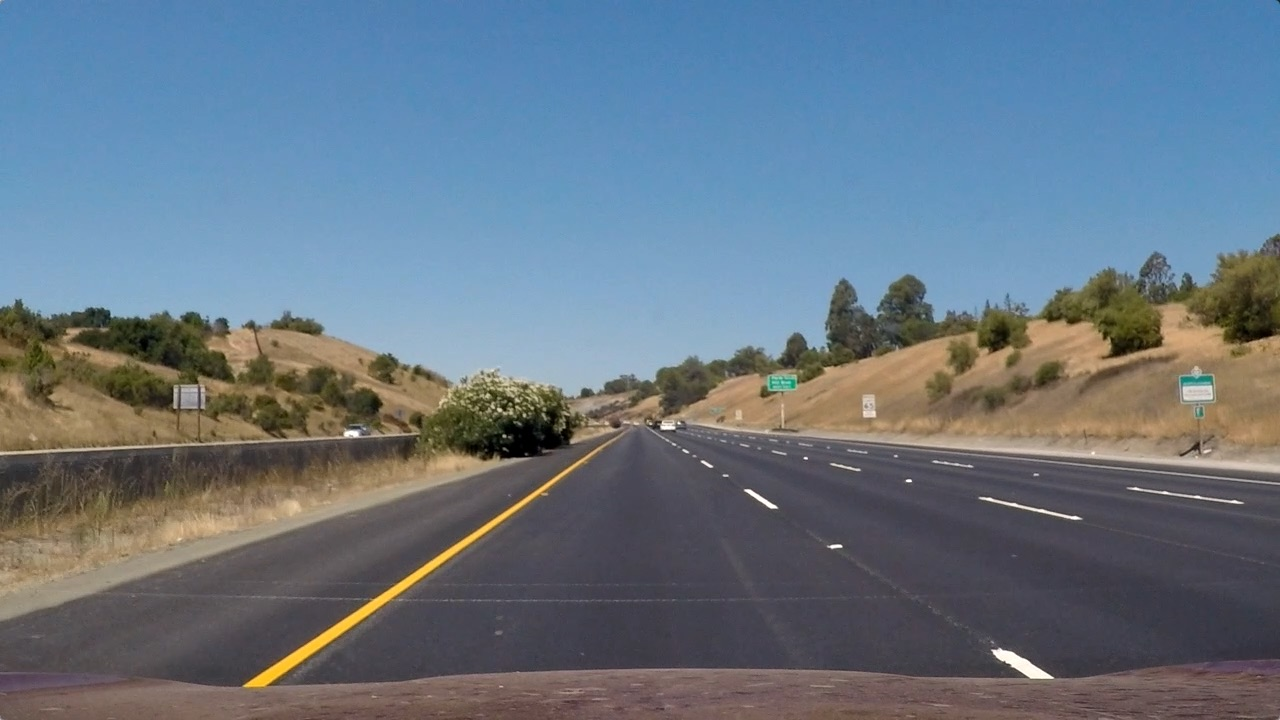
#> input picture CarND-Advanced-Lane-Lines/test_images/straight_lines1.jpg, 1280 x 720 px
$ jupyter execute --allow-errors main.ipynb   (shell and % lines are left out)   (older library calls are emulated)
#> lines starting #> are read from the running program, lines starting #| are printed output that depends on the picture; after the words box and inside, x2 and y2 are one past the last pixel; in counts of white or black regions, pixels touching at a corner belong together
### CarND-Advanced-Lane-Lines/util.py

# coding: utf-8

# In[1]:


import numpy as np
import cv2


# In[2]:


def undistort(image, mtx, dist):
    # Undistort the image
    undist = cv2.undistort(image, mtx, dist, None, mtx)
    return undist


# In[3]:


def get_sobel_mask(gray, ksize=5, thresh=(20, 100), orient='x'):
    if orient=='x':
        sobel = cv2.Sobel(gray, cv2.CV_64F, 1, 0, ksize=ksize)
    else:
        sobel = cv2.Sobel(gray, cv2.CV_64F, 0, 1, ksize=ksize)
    abs_sobel = np.absolute(sobel)
    scaled_sobel = np.uint8(255*abs_sobel/np.max(abs_sobel))
    sbinary = np.zeros_like(scaled_sobel)
    sbinary[(scaled_sobel>=thresh[0]) & (scaled_sobel<=thresh[1])] = 1
    return abs_sobel, sbinary


# In[4]:


def sobel_thresholding(image):
    gray = cv2.cvtColor(image, cv2.COLOR_RGB2GRAY)
    abs_sobel_x, sbinary_x = get_sobel_mask(gray, thresh=(15, 255), orient='x')
    abs_sobel_y, sbinary_y = get_sobel_mask(gray, thresh=(0, 150), orient='y')
    angle_rad = np.arctan2(abs_sobel_y, abs_sobel_x)

    thresh_angle = np.radians((30, 90))
    sbinary_angle = np.zeros_like(sbinary_x)
    sbinary_angle[(angle_rad>=thresh_angle[0]) & (angle_rad<=thresh_angle[1])] = 1

    mask = np.zeros_like(sbinary_angle)
    mask[(sbinary_x==1) & (sbinary_y==1) & (sbinary_angle==1)] = 1
    return mask


# In[ ]:


def color_thresholding(image):
    hls = cv2.cvtColor(image, cv2.COLOR_RGB2HLS)
    h = hls[..., 0]
    l = hls[..., 1]
    s = hls[..., 2]

    mask_yellow = np.zeros_like(s)
    mask_yellow[(h<=30) & (s>=50)] = 1

    mask_white = np.zeros_like(l)
    r, g, b = image[..., 0], image[..., 1], image[..., 2]
    mask_white[(s<50)&(r>=150)&(g>=150)] = 1
    mask_color = cv2.bitwise_or(mask_yellow, mask_white)
    return mask_color


# In[ ]:


def region_of_interest(image, vertices):
    """
    Applies an image mask.

    Only keeps the region of the image defined by the polygon
    formed from `vertices`. The rest of the image is set to black.
    """
    #defining a blank mask to start with
    mask = np.zeros_like(image)

    #defining a 3 channel or 1 channel color to fill the mask with depending on the input image
    if len(image.shape) > 2:
        channel_count = image.shape[2]  # i.e. 3 or 4 depending on your image
        ignore_mask_color = (255,) * channel_count
    else:
        ignore_mask_color = 255

    #filling pixels inside the polygon defined by "vertices" with the fill color
    cv2.fillPoly(mask, vertices, ignore_mask_color)

    #returning the image only where mask pixels are nonzero
    masked_image = cv2.bitwise_and(image, mask)
    return masked_image


# In[ ]:


def crop_top_image(image):
    ysize, xsize = image.shape[:2]
    vertices = [[[0, ysize], [xsize, ysize], [xsize, int(.625*ysize)], [0, int(.625*ysize)]]]
    vertices = np.array(vertices, dtype=np.int32)

    masked_image = region_of_interest(image, vertices)
    return masked_image


# In[ ]:


def warp(img, M):
    img_size = (img.shape[1], img.shape[0])
    warped = cv2.warpPerspective(img, M, img_size, flags=cv2.INTER_LINEAR)
    return warped


# In[ ]:


class Lane:
    def __init__(self):
        self.right_fit = None
        self.left_fit = None

    def find_curvature(self, y_eval):
        ym_per_pix = 30/720 # meters per pixel in y dimension
        xm_per_pix = 3.7/700 # meters per pixel in x dimension

        left_fit_cr = np.polyfit(self.lefty*ym_per_pix, self.leftx*xm_per_pix, 2)
        right_fit_cr = np.polyfit(self.righty*ym_per_pix, self.rightx*xm_per_pix, 2)

        # Calculate the new radii of curvature
        self.left_curverad = ((1 + (2*left_fit_cr[0]*y_eval*ym_per_pix + left_fit_cr[1])**2)**1.5) / np.absolute(2*left_fit_cr[0])
        self.right_curverad = ((1 + (2*right_fit_cr[0]*y_eval*ym_per_pix + right_fit_cr[1])**2)**1.5) / np.absolute(2*right_fit_cr[0])

    def find_offset(self, y_eval, xsize):
        left_fitx = self.left_fit[0]*y_eval**2 + self.left_fit[1]*y_eval + self.left_fit[2]
        right_fitx = self.right_fit[0]*y_eval**2 + self.right_fit[1]*y_eval + self.right_fit[2]
        midpoint_fitx = (left_fitx+right_fitx)/2
        midpoint_image = xsize/2
        xm_per_pix = 3.7/700
        self.offset = (midpoint_image-midpoint_fitx)*xm_per_pix

    def find_lines(self, mask_warped):
        if self.right_fit is None and self.left_fit is None:
            self.init_lane_lines(mask_warped)
            self.find_curvature(mask_warped.shape[0])
            self.find_offset(*mask_warped.shape)

        ploty = np.linspace(0, mask_warped.shape[0]-1, mask_warped.shape[0])
        left_fitx = self.left_fit[0]*ploty**2 + self.left_fit[1]*ploty + self.left_fit[2]
        right_fitx = self.right_fit[0]*ploty**2 + self.right_fit[1]*ploty + self.right_fit[2]

        margin = 100
        y_ = ploty.astype('int')
        x_ = self.left_fit[0]*ploty**2 + self.left_fit[1]*ploty + self.left_fit[2]
        x_ = x_.astype('int')
        x_ = np.maximum(x_, 0)
        bitmask = np.zeros_like(mask_warped)
        x_low = np.maximum(x_-margin, 0)
        x_high = np.minimum(x_+margin, mask_warped.shape[1])
        for i in range(len(y_)):
            bitmask[y_[i], x_low[i]:x_high[i]] = 1

        mask = cv2.bitwise_and(mask_warped, bitmask)
        left_lane_inds = mask.nonzero()
        nonzero_rows_left = len(np.sum(mask, axis=1).nonzero()[0])

        x_ = self.right_fit[0]*ploty**2 + self.right_fit[1]*ploty + self.right_fit[2]
        x_ = x_.astype('int')
        x_ = np.maximum(x_, 0)
        bitmask = np.zeros_like(mask_warped)
        x_low = np.maximum(x_-margin, 0)
        x_high = np.minimum(x_+margin, mask_warped.shape[1])
        for i in range(len(y_)):
            bitmask[y_[i], x_low[i]:x_high[i]] = 1
        mask = cv2.bitwise_and(mask_warped, bitmask)
        right_lane_inds = mask.nonzero()
        nonzero_rows_right = len(np.sum(mask, axis=1).nonzero()[0])

        # Extract left and right line pixel positions
        # Fit a second order polynomial to each
        minpix = 50
        if len(left_lane_inds[0])>=minpix*9 and nonzero_rows_left>mask_warped.shape[0]//3:
            self.leftx = left_lane_inds[1]
            self.lefty = left_lane_inds[0]
            self.left_fit = np.polyfit(self.lefty, self.leftx, 2)
        if len(right_lane_inds[0])>=minpix*9 and nonzero_rows_right>mask_warped.shape[0]//3:
            self.rightx = right_lane_inds[1]
            self.righty = right_lane_inds[0]
            self.right_fit = np.polyfit(self.righty, self.rightx, 2)

        self.find_curvature(mask_warped.shape[0])
        self.find_offset(*mask_warped.shape)
        return

    def init_lane_lines(self, mask_warped):
        # Take a histogram of the bottom half of the image
        histogram = np.sum(mask_warped[mask_warped.shape[0]//2:, :], axis=0)

        # Find the peak of the left and right halves of the histogram
        # These will be the starting point for the left and right lines
        midpoint = np.int(histogram.shape[0]/2)
        leftx_base = np.argmax(histogram[:midpoint])
        rightx_base = np.argmax(histogram[midpoint:]) + midpoint

        # Choose the number of sliding windows
        nwindows = 9

        # Set height of windows
        window_height = np.int(mask_warped.shape[0]/nwindows)

        # Identify the x and y positions of all nonzero pixels in the image
        nonzero = mask_warped.nonzero()
        nonzeroy = np.array(nonzero[0])
        nonzerox = np.array(nonzero[1])

        # Current positions to be updated for each window
        leftx_current = leftx_base
        rightx_current = rightx_base

        # Set the width of the windows +/- margin
        margin = 100
        # Set minimum number of pixels found to recenter window
        minpix = 50
        # Create empty lists to receive left and right lane pixel indices
        left_lane_inds = []
        right_lane_inds = []

        # Step through the windows one by one
        for window in range(nwindows):
            # Identify window boundaries in x and y (and right and left)
            win_y_low = mask_warped.shape[0] - (window+1)*window_height
            win_y_high = mask_warped.shape[0] - window*window_height
            win_xleft_low = leftx_current - margin
            win_xleft_high = leftx_current + margin
            win_xright_low = rightx_current - margin
            win_xright_high = rightx_current + margin

            # Identify the nonzero pixels in x and y within the window
            good_left_inds = ((nonzeroy>=win_y_low) & (nonzeroy<win_y_high) &
                              (nonzerox>=win_xleft_low) & (nonzerox<win_xleft_high)).nonzero()[0]
            good_right_inds = ((nonzeroy>=win_y_low) & (nonzeroy<win_y_high) &
                               (nonzerox>=win_xright_low) & (nonzerox<win_xright_high)).nonzero()[0]
            # Append these indices to the lists
            left_lane_inds.append(good_left_inds)
            right_lane_inds.append(good_right_inds)
            # If you found > minpix pixels, recenter next window on their mean position
            if len(good_left_inds) > minpix:
                leftx_current = np.int(np.mean(nonzerox[good_left_inds]))
            if len(good_right_inds) > minpix:
                rightx_current = np.int(np.mean(nonzerox[good_right_inds]))

        # Concatenate the arrays of indices
        left_lane_inds = np.concatenate(left_lane_inds)
        right_lane_inds = np.concatenate(right_lane_inds)

        # Extract left and right line pixel positions
        self.leftx = nonzerox[left_lane_inds]
        self.lefty = nonzeroy[left_lane_inds]
        self.rightx = nonzerox[right_lane_inds]
        self.righty = nonzeroy[right_lane_inds]

        # Fit a second order polynomial to each
        self.left_fit = np.polyfit(self.lefty, self.leftx, 2)
        self.right_fit = np.polyfit(self.righty, self.rightx, 2)

        return

### CarND-Advanced-Lane-Lines/main.ipynb
[cell 1]
import numpy as np
import cv2
import pickle
import matplotlib.pyplot as plt
import matplotlib.image as mpimg
import util
from IPython.display import HTML

[cell 2]
# First load the distortion coefficients
dist_pickle = pickle.load(open("camera_cal/wide_dist_pickle.p", "rb" ) )
#> (reads CarND-Advanced-Lane-Lines/camera_cal/wide_dist_pickle.p from the repository)
mtx = dist_pickle["mtx"]
dist = dist_pickle["dist"]

# Create perspective and inverse persepective transform matrices
src = np.float32([[230, 702], [557, 477], [726, 477], [1075, 702]])
dst = np.float32([[230, 702], [230, 0], [1075, 0], [1075, 702]])
M = cv2.getPerspectiveTransform(src, dst)
Minv = cv2.getPerspectiveTransform(dst, src)

[cell 3]
def process_image(image, mtx=mtx, dist=dist, M=M, Minv=Minv):
    image_undist = util.undistort(image, mtx, dist)

    mask_gradient = util.sobel_thresholding(image_undist)
    mask_color = util.color_thresholding(image_undist)
    mask = cv2.bitwise_and(mask_gradient, mask_color)

    mask = util.crop_top_image(mask)

    mask_warped = util.warp(mask, M)
    process_image.lane.find_lines(mask_warped)

    left_fit, right_fit = process_image.lane.left_fit, process_image.lane.right_fit

    warp_zero = np.zeros_like(mask_warped).astype(np.uint8)
    color_warp = np.dstack((warp_zero, warp_zero, warp_zero))

    ysize, xsize = mask_warped.shape
    ploty = np.linspace(0, mask_warped.shape[0]-1, mask_warped.shape[0])
    left_fitx = left_fit[0]*ploty**2 + left_fit[1]*ploty + left_fit[2]
    right_fitx = right_fit[0]*ploty**2 + right_fit[1]*ploty + right_fit[2]

    # Recast the x and y points into usable format for cv2.fillPoly()
    pts_left = np.array([np.transpose(np.vstack([left_fitx, ploty]))])
    pts_right = np.array([np.flipud(np.transpose(np.vstack([right_fitx, ploty])))])
    pts = np.hstack((pts_left, pts_right))

    # Draw the lane onto the warped blank image
    cv2.fillPoly(color_warp, np.int_([pts]), (0,255, 0))

    # Warp the blank back to original image space using inverse perspective matrix (Minv)
    newwarp = cv2.warpPerspective(color_warp, Minv, (image.shape[1], image.shape[0]))
    # Combine the result with the original image
    result = cv2.addWeighted(image_undist, 1, newwarp, 0.3, 0)

    text = "Left curvature: {:.2f}m".format(process_image.lane.left_curverad)
    cv2.putText(result, text, (25, 50), cv2.FONT_HERSHEY_SIMPLEX, 1, (255,255,255), thickness=2)
    text = "Right curvature: {:.2f}m".format(process_image.lane.right_curverad)
    cv2.putText(result, text, (25, 100), cv2.FONT_HERSHEY_SIMPLEX, 1, (255,255,255), thickness=2)
    offset = process_image.lane.offset
    if offset<0:
        side = 'right'
    else:
        side = 'left'
    text = "Vehicle is {:.2f}m {} of center".format(abs(offset), side)
    cv2.putText(result, text, (25, 150), cv2.FONT_HERSHEY_SIMPLEX, 1, (255,255,255), thickness=2)
    return result

[cell 4]
img = plt.imread('test_images/straight_lines1.jpg')
#> img is the input picture: shape (720, 1280, 3); mean R, G, B 103.2, 117.7, 131.2
process_image.lane = util.Lane()
img_processed = process_image(img)
#> in sobel_thresholding, `abs_sobel_x, sbinary_x = get_sobel_mask(gray, thresh=(15, 255), orient..`:
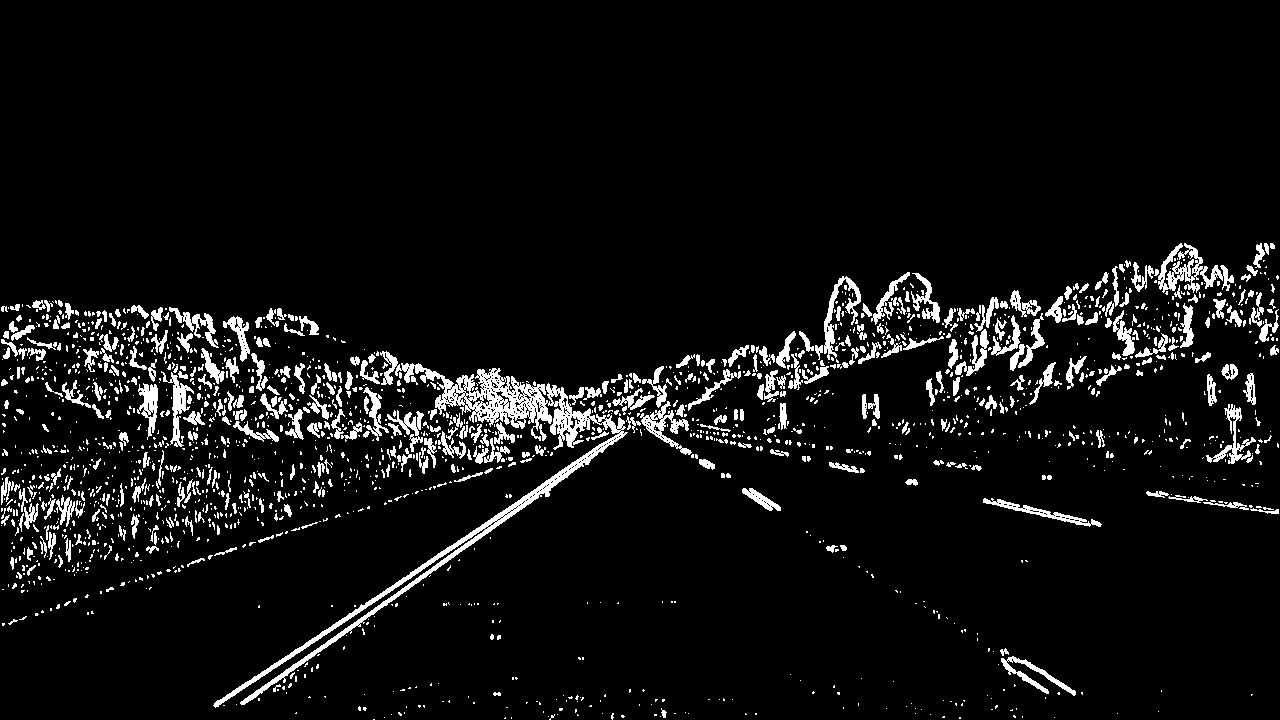
#> sbinary_x: shape (720, 1280); values 0 (black) and 1 (white), 6.4% white; 2019 white regions (1590 under 20 px), largest, box (x1, y1, x2, y2) and area: (213, 351, 628, 708) 9924, (1158, 243, 1234, 293) 1386, (824, 276, 861, 360) 801
#> in init_lane_lines, `histogram = np.sum(mask_warped[mask_warped.shape[0]//2:, :], axis=0)`: histogram = 1280 values, max 345 at index 220, min 0 at index 0, mean 8.7
#> in init_lane_lines, `leftx_base = np.argmax(histogram[:midpoint])`: leftx_base = 220
#> in init_lane_lines, `rightx_base = np.argmax(histogram[midpoint:]) + midpoint`: rightx_base = 1086
#> in init_lane_lines, `nonzero = mask_warped.nonzero()`: nonzero = 35280 positions, rows 0 to 704, columns 197 to 1095
#> in init_lane_lines, `leftx_current = leftx_base`: leftx_current = 220
#> in init_lane_lines, `rightx_current = rightx_base`: rightx_current = 1086
#> the loop in init_lane_lines, `for window in range(nwindows):` made 9 passes
#> (win_xleft_low, win_xleft_high, win_xright_low, win_xright_high, leftx_current, rightx_current) on passes 1, 6, 7: (120, 320, 986, 1186, 232, 1075), (136, 336, 975, 1175, 237, 1075), (137, 337, 975, 1175, 237, 1077)
#> after the loop in init_lane_lines, `for window in range(nwindows):`: left_lane_inds = 9 items
#> in init_lane_lines, `right_lane_inds = np.concatenate(right_lane_inds)`: right_lane_inds = 2565 values, max 35183 at index 156, min 10815 at index 1302, mean 17735.7
#> in init_lane_lines, `self.rightx = nonzerox[right_lane_inds]`: self.rightx = 2565 values, max 1095 at index 160, min 1060 at index 196, mean 1076.4
#> in init_lane_lines, `self.righty = nonzeroy[right_lane_inds]`: self.righty = 2565 values, max 697 at index 156, min 160 at index 1302, mean 267.3
#> in init_lane_lines, `self.left_fit = np.polyfit(self.lefty, self.leftx, 2)`: self.left_fit = [-3.18e-05, 0.015, 235.5]
#> in init_lane_lines, `self.right_fit = np.polyfit(self.righty, self.rightx, 2)`: self.right_fit = [2.48e-05, -0.0231, 1080.5]
#> in find_curvature, `left_fit_cr = np.polyfit(self.lefty*ym_per_pix, self.leftx*xm_per_pix,..`: left_fit_cr = [-9.67e-05, 0.00191, 1.24]
#> in find_curvature, `right_fit_cr = np.polyfit(self.righty*ym_per_pix, self.rightx*xm_per_p..`: right_fit_cr = [7.55e-05, -0.00293, 5.71]
#> in find_curvature, `self.left_curverad = ((1 + (2*left_fit_cr[0]*y_eval*ym_per_pix + left_..`: self.left_curverad = 5168.7
#> in find_curvature, `self.right_curverad = ((1 + (2*right_fit_cr[0]*y_eval*ym_per_pix + rig..`: self.right_curverad = 6625.2
#> in find_offset, `left_fitx = self.left_fit[0]*y_eval**2 + self.left_fit[1]*y_eval + sel..`: left_fitx = 229.8
#> in find_offset, `right_fitx = self.right_fit[0]*y_eval**2 + self.right_fit[1]*y_eval + ..`: right_fitx = 1076.7
#> in find_offset, `midpoint_fitx = (left_fitx+right_fitx)/2`: midpoint_fitx = 653.3
#> in find_offset, `self.offset = (midpoint_image-midpoint_fitx)*xm_per_pix`: self.offset = -0.0701
#> in find_lines, `left_fitx = self.left_fit[0]*ploty**2 + self.left_fit[1]*ploty + self...`: left_fitx = 720 values, max 237.3 at index 237, min 229.9 at index 719, mean 235.4
#> in find_lines, `right_fitx = self.right_fit[0]*ploty**2 + self.right_fit[1]*ploty + se..`: right_fitx = 720 values, max 1080.5 at index 0, min 1075.1 at index 466, mean 1076.5
#> in find_lines, `x_ = self.left_fit[0]*ploty**2 + self.left_fit[1]*ploty + self.left_fi..`: x_ has the same summary as left_fitx
#> in find_lines, `x_ = x_.astype('int')`: x_ = 720 values, max 237 at index 148, min 229 at index 715, mean 234.9
#> in find_lines, `x_low = np.maximum(x_-margin, 0)`: x_low = 720 values, max 137 at index 148, min 129 at index 715, mean 134.9
#> in find_lines, `x_high = np.minimum(x_+margin, mask_warped.shape[1])`: x_high = 720 values, max 337 at index 148, min 329 at index 715, mean 334.9
#> in find_lines, `left_lane_inds = mask.nonzero()`: left_lane_inds = 32711 positions, rows 0 to 704, columns 197 to 276
#> in find_lines, `nonzero_rows_left = len(np.sum(mask, axis=1).nonzero()[0])`: nonzero_rows_left = 705
#> in find_lines, `x_ = self.right_fit[0]*ploty**2 + self.right_fit[1]*ploty + self.right..`: x_ has the same summary as right_fitx
#> in find_lines, `x_ = x_.astype('int')`: x_ = 720 values, max 1080 at index 0, min 1075 at index 276, mean 1076
#> in find_lines, `x_low = np.maximum(x_-margin, 0)`: x_low = 720 values, max 980 at index 0, min 975 at index 276, mean 976
#> in find_lines, `x_high = np.minimum(x_+margin, mask_warped.shape[1])`: x_high = 720 values, max 1180 at index 0, min 1175 at index 276, mean 1176
#> in find_lines, `mask = cv2.bitwise_and(mask_warped, bitmask)`:
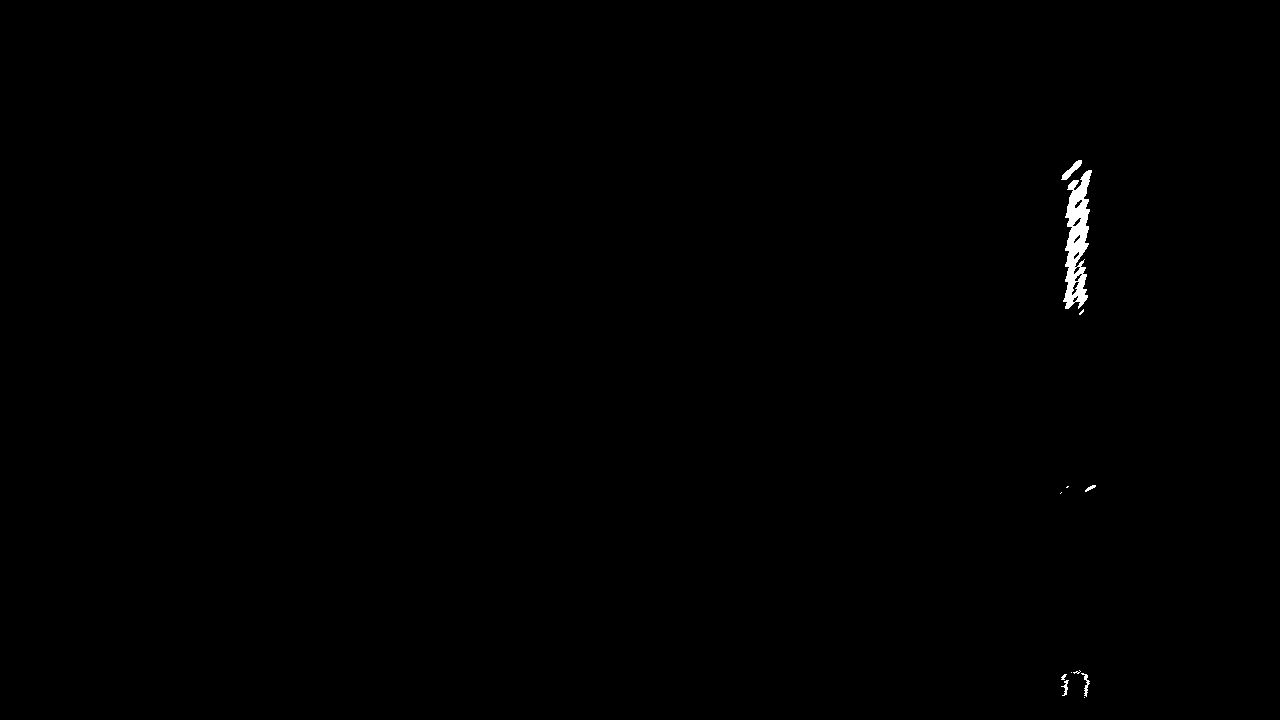
#> mask: shape (720, 1280); values 0 (black) and 1 (white), 0.28% white; 12 white regions (6 under 20 px), largest, box (x1, y1, x2, y2) and area: (1063, 170, 1092, 309) 2205, (1061, 160, 1082, 180) 149, (1081, 673, 1090, 697) 72, (1061, 680, 1069, 696) 50, (1085, 485, 1096, 492) 34, (1061, 674, 1067, 680) 20
#> in find_lines, `right_lane_inds = mask.nonzero()`: right_lane_inds = 2565 positions, rows 160 to 697, columns 1060 to 1095
#> in find_lines, `nonzero_rows_right = len(np.sum(mask, axis=1).nonzero()[0])`: nonzero_rows_right = 192
plt.imshow(img_processed)
#> (this line was passed over: IPython is not available in this run)
plt.show()

img = util.undistort(img, mtx, dist)
img = np.concatenate((img, img_processed), axis=1)
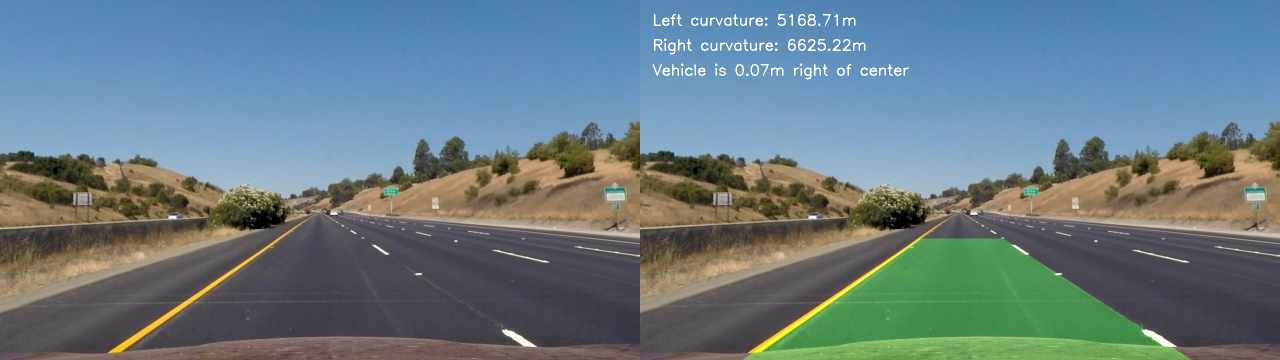
#> img: shape (720, 2560, 3) (shown at 1/2 size); mean R, G, B 104.3, 124.1, 131.9
plt.imshow(img)
#> (this line was passed over: IPython is not available in this run)
plt.show()

img = img[..., ::-1]
cv2.imwrite('./output_images/.png', img)
#> Out = True

[cell 5]
def create_video(func, video_file):
    from moviepy.editor import VideoFileClip
    output_file = video_file.split('.')[0] + '_output' + '.mp4'
    clip = VideoFileClip(video_file)
    white_clip = clip.fl_image(func)
    white_clip.write_videofile(output_file, audio=False)
    return output_file

[cell 6]
process_image.lane = util.Lane()

#> (the rest of this cell did not finish here and is left out)

HTML("""
    <video width="960" height="540" controls>
      <source src="{0}">
    </video>
    """.format(output_file))
